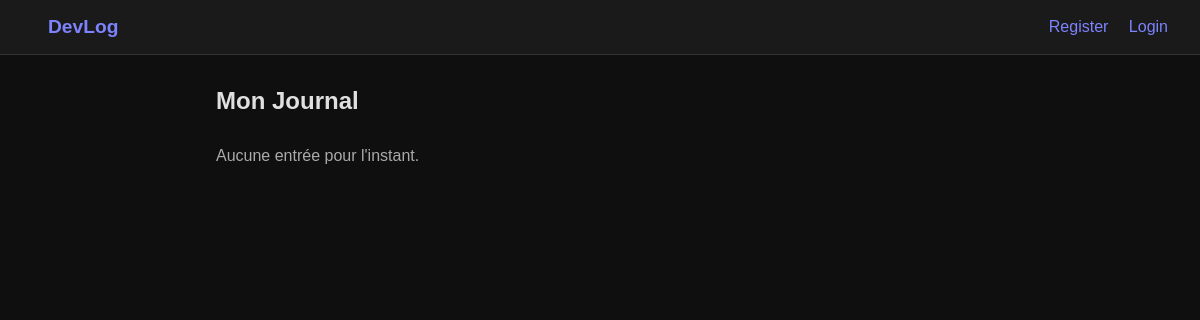
Before: / with the older database file.
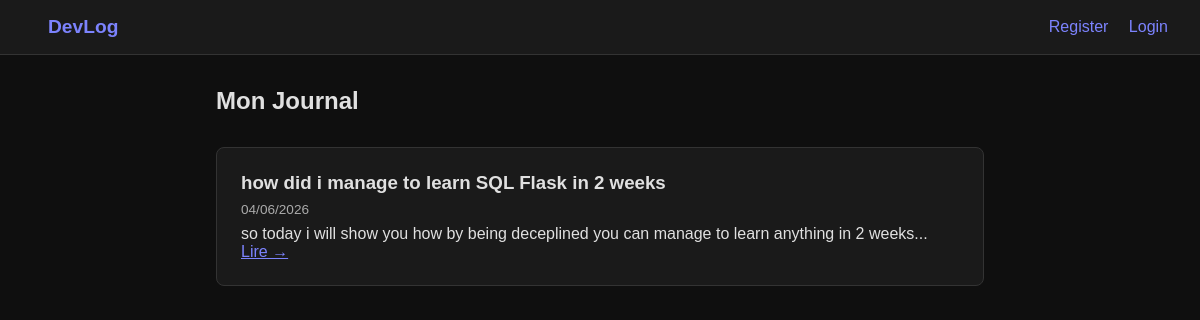
After: the same page with the newer database file.
### app.py (models this page shows)
class Post(db.Model):
    id = db.Column(db.Integer, primary_key=True)
    title = db.Column(db.String(100), nullable=False)
    content = db.Column(db.Text, nullable=False)
    date = db.Column(db.DateTime, default=datetime.utcnow)
    user_id = db.Column(db.Integer, db.ForeignKey('user.id'), nullable=False)

### app.py (the view)
@app.route('/')
def index():
    posts = Post.query.order_by(Post.date.desc()).all()
    return render_template('index.html', posts=posts)

### templates/index.html (shortened to what this page needs)
{% extends "base.html" %}
{% block content %}
    <div style="display: flex; justify-content: space-between; align-items: center; margin-bottom: 2rem;">
        <h2>Mon Journal</h2>
    </div>
    {% if posts %}
        {% for post in posts %}
            <div style="background: #1a1a1a; padding: 1.5rem; border-radius: 8px; margin-bottom: 1rem; border: 1px solid #333;">
                <h3>{{ post.title }}</h3>
                <p style="color: #aaa; font-size: 0.85rem; margin: 0.5rem 0;">{{ post.date.strftime('%d/%m/%Y') }}</p>
                <p style="margin-top: 0.5rem;">{{ post.content[:150] }}...</p>
                <a href="/post/{{ post.id }}" style="color: #7c83fd;">Lire →</a>
            </div>
        {% endfor %}
    {% else %}
        <p style="color: #aaa;">Aucune entrée pour l'instant.</p>
    {% endif %}
{% endblock %}

### templates/base.html (shortened to what this page needs)
<!DOCTYPE html>
<html lang="fr">
<head>
    <link rel="stylesheet" href="{{ url_for('static', filename='style.css') }}">
</head>
<body>
    <nav>
        <a href="/" style="font-weight: bold; font-size: 1.2rem;">DevLog</a>
        <div>
            <a href="/register">Register</a>
            <a href="/login">Login</a>
        </div>
    </nav>
    <div class="container">
        {% block content %}{% endblock %}
    </div>
</body>
</html>

### static/style.css (style rules this page uses)
* { margin: 0; padding: 0; box-sizing: border-box; }
body { font-family: Arial, sans-serif; background: #0f0f0f; color: #e0e0e0; }
nav { background: #1a1a1a; padding: 1rem 2rem; display: flex; justify-content: space-between; align-items: center; border-bottom: 1px solid #333; }
nav a { color: #7c83fd; text-decoration: none; margin-left: 1rem; }
.container { max-width: 800px; margin: 2rem auto; padding: 0 1rem; }

Changed rows visible on the page:
added Post: title "how did i manage to learn SQL Flask in 2 weeks", date "04/06/2026", content "so today i will show you how by being deceplined you can manage to learn anything in 2 weeks"
Other visible differences:
text no longer shown: "Aucune entrée pour l'instant."
